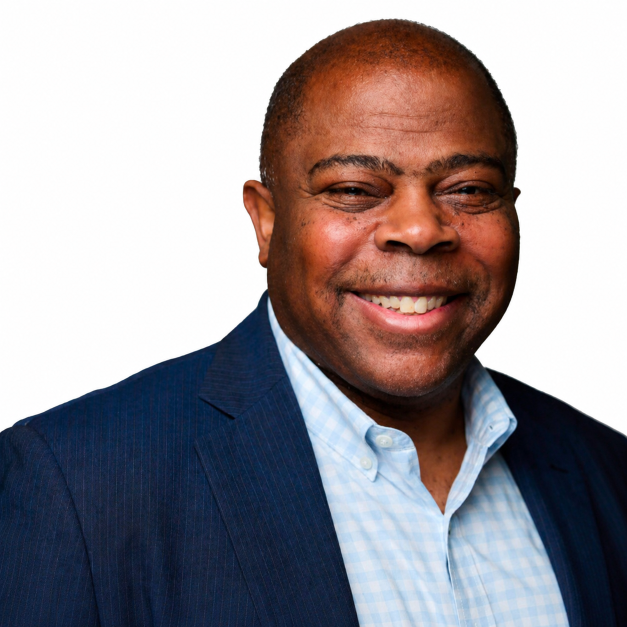
#> input picture dist/assets/gregory-denizard.png, 1254 x 1254 px (shown at 1/2 size)
$ python prepare-assets.py
#> lines starting #> are read from the running program, lines starting #| are printed output that depends on the picture
from pathlib import Path
from PIL import Image
root = Path(__file__).parent / 'dist' / 'assets'
image = Image.open(root / 'gregory-denizard.png').convert('RGB')
#> image is the input picture: PIL image 1254x1254 RGB; mean R, G, B 153.3, 146.5, 150.8
image.thumbnail((960,960), Image.Resampling.LANCZOS)
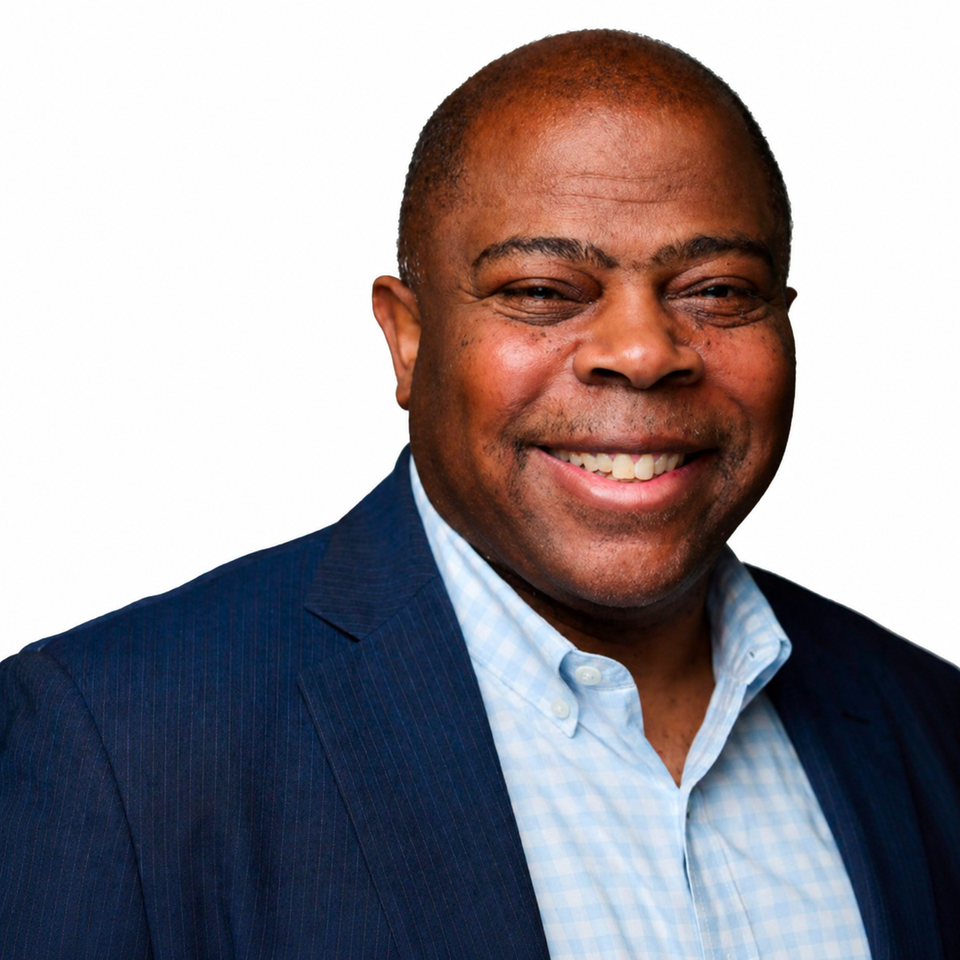
#> image: PIL image 960x960 RGB; mean R, G, B 153.3, 146.5, 150.8
image.save(root / 'gregory-denizard.webp', quality=88, method=6)
print('Optimized portrait:', (root / 'gregory-denizard.webp').stat().st_size, 'bytes')
